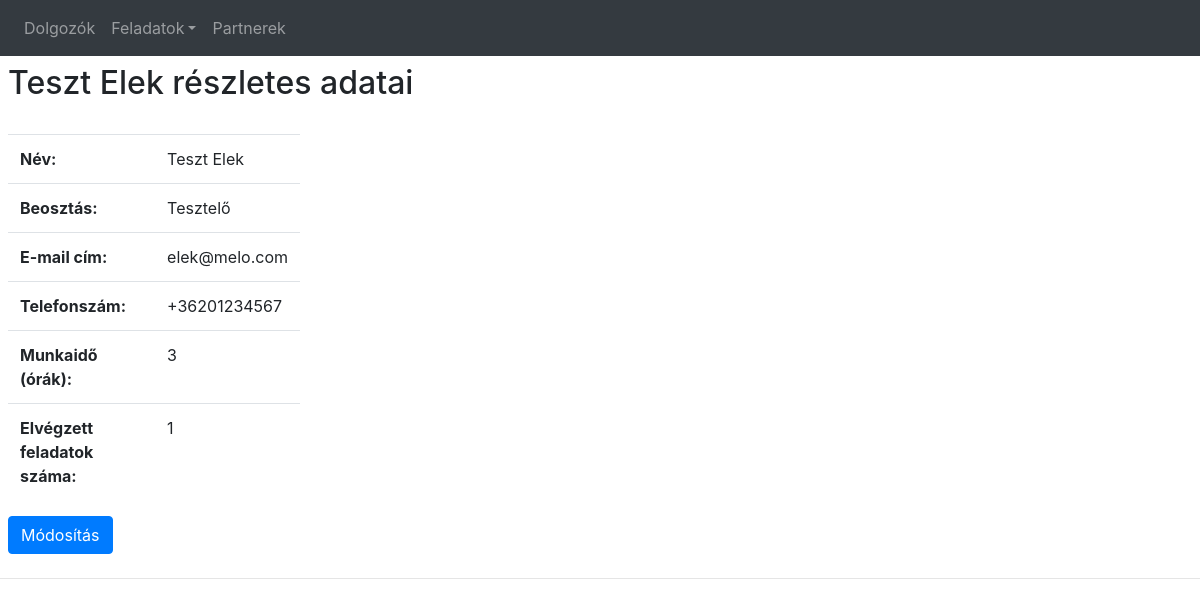
Screenshot of /employees/1 with the database file from the repository.
### tables this page shows
CREATE TABLE `dolgozo` (
  `id` int(11) NOT NULL,
  `nev` varchar(56) NOT NULL,
  `beosztas` varchar(56) NOT NULL,
  `email` varchar(56) NOT NULL,
  `telefon` varchar(12) NOT NULL
);

### application/controllers/Employees.php (called while the page is built, shortened)
<?php
class Employees extends CI_Controller
{
    public function __construct()
    {
        $this->load->model('work/employees_model');
        $this->load->helper('url_helper');
    }
    public function details($id = NULL)
    {
        $data['employees'] = $this->employees_model->get_employees($id);
        $data['title'] = $data['employees']['nev'] . ' részletes adatai';
        $data['hours'] = $this->employees_model->get_work_hours($id);
        $data['jobs'] = $this->employees_model->get_job_amount($id);
        $this->load->view('templates/header', $data);
        $this->load->view('templates/menu');
        $this->load->view('work/employees/details', $data);
        $this->load->view('templates/footer');
    }
}

### index.php (called while the page is built, shortened)
<?php
require_once BASEPATH.'core/CodeIgniter.php';

### application/models/work/Employees_model.php (called while the page is built, shortened)
<?php
class Employees_model extends CI_Model
{
    public function get_employees($id = FALSE)
    {
        $query = $this->db->get_where('dolgozo', array('id' => $id));
        return $query->row_array();
    }
    public function get_work_hours($id)
    {
        $this->db->select_sum('oraszam');
        $query = $this->db->get_where('elvegzett', array('dolgozo' => $id));
        return $query->row_array();
    }
    public function get_job_amount($id)
    {
        $this->db->count_all_results('elvegzett');
        $this->db->where('dolgozo', $id);
        $this->db->from('elvegzett');
        $query = $this->db->count_all_results();
        return $query;
    }
}

### application/views/work/employees/details.php (the view)
<div class="p-2 align-items-start w-50"  >
    <h2><?php echo $title; ?></h2><br />
    <table class="table w-50">
        <tr>
            <th>Név:</th>
            <td><?php echo $employees['nev'] ?></td>
        </tr>
        <tr>
            <th>Beosztás:</th>
            <td><?php echo $employees['beosztas'] ?></td>
        </tr>
        <tr>
            <th>E-mail cím:</th>
            <td><?php echo $employees['email'] ?></td>
        </tr>
        <tr>
            <th>Telefonszám:</th>
            <td><?php echo $employees['telefon'] ?></td>
        </tr>
        <tr>
            <th>Munkaidő (órák):</th>
            <td><?php if(is_null($hours['oraszam'])) echo "0"; else echo $hours['oraszam']; ?></td>
        </tr>
        <tr>
            <th>Elvégzett feladatok száma:</th>
            <td><?php echo $jobs ?></td>
        </tr>
    </table>
    <a href="<?php echo site_url('employees/update/'.$employees['id']); ?>" class="btn btn-primary" role="button" >Módosítás</a>
</div>

### rows the page displays
dolgozo: nev "Teszt Elek", beosztas "Tesztelő", email "elek@melo.com", telefon "+36201234567"

### other values shown
$title "Teszt Elek részletes adatai"
$hours['oraszam'] "3"
$jobs "1"
